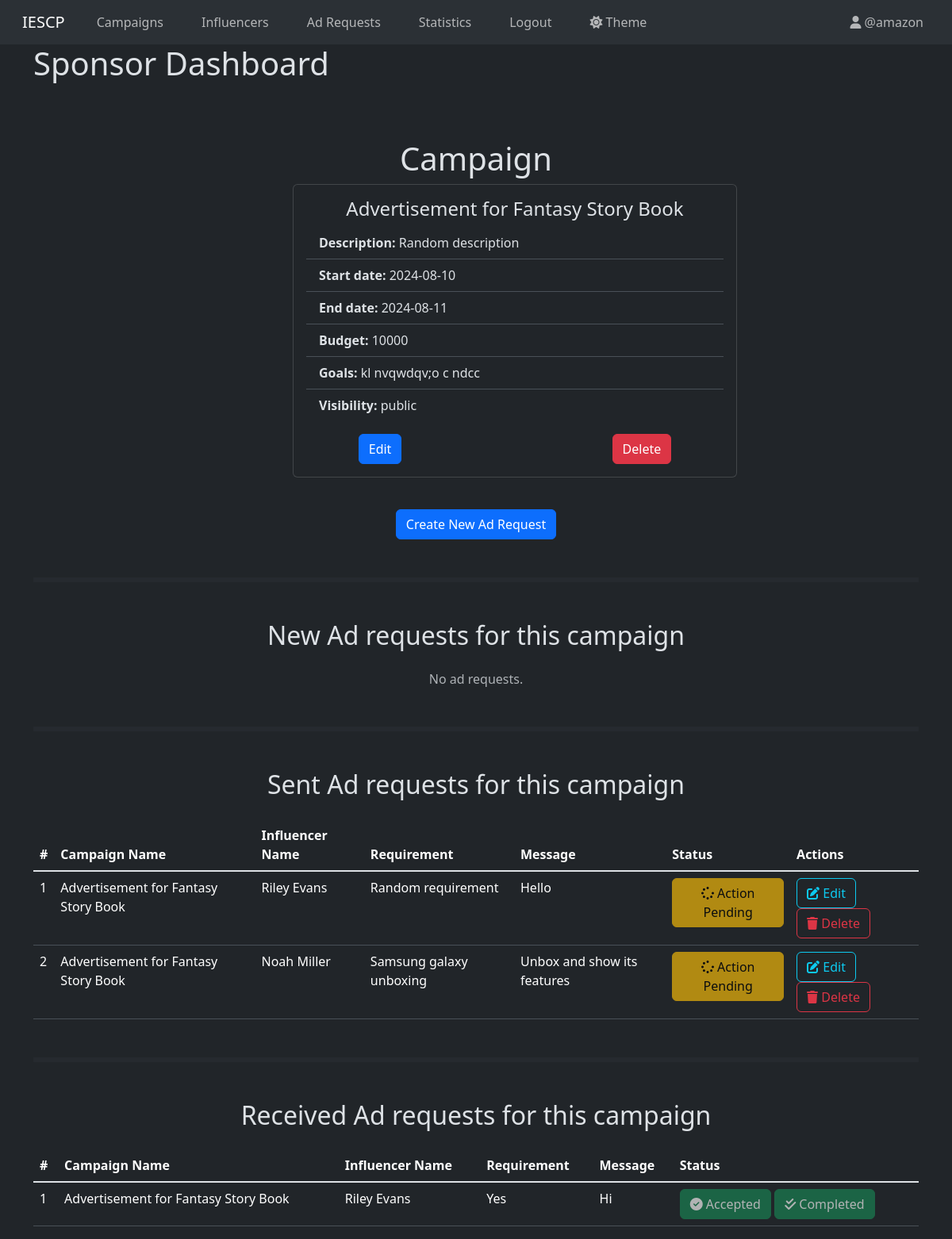
The page /sponsor/dashboard/view/campaign/2 (signed in) on the database its author committed.
### models.py (models this page shows)
class User(db.Model, UserMixin):
  __tablename__ = "user"
  id = db.Column(db.Integer, primary_key=True)
  name = db.Column(db.String(50), nullable=False)
  username = db.Column(db.String(50), nullable=False, unique=True)
  password_hash = db.Column(db.String(256), nullable=False)
  user_type = db.Column(db.Enum('influencer', 'sponsor', 'admin'), nullable=False)
  flagged = db.Column(db.Boolean, nullable=False, default=False)
  theme = db.Column(db.Enum('light', 'dark'), nullable=False, default='light')
  category = db.Column(db.String(50), nullable=True)
  niche = db.Column(db.String(50), nullable=True)
  follower_count = db.Column(db.Integer, nullable=True)
  platforms = db.Column(db.String(150), nullable=True)
  industry = db.Column(db.String(50), nullable=True)
  budget = db.Column(db.Integer, nullable=True)

class Campaign(db.Model):
  __tablename__ = "campaign"
  id = db.Column(db.Integer, primary_key=True)
  sponsor_id = db.Column(db.Integer, db.ForeignKey('user.id'), nullable=False)
  name = db.Column(db.String(50), nullable=False)
  description = db.Column(db.String(256), nullable=False)
  start_date = db.Column(db.DateTime, nullable=False)
  end_date = db.Column(db.DateTime, nullable=False)
  progress = db.Column(db.Integer, nullable=False, default=0)
  budget = db.Column(db.Integer, nullable=False)
  visibility = db.Column(db.Enum('public', 'private'), nullable=False)
  goals = db.Column(db.String(256), nullable=False)
  flagged = db.Column(db.Boolean, nullable=False, default=False)
  sponsor = db.relationship('User', backref=db.backref('campaigns', lazy=True))
  ad_requests = db.relationship('Ad_Request', backref='campaign', cascade='all, delete-orphan')

class Ad_Request(db.Model):
  __tablename__ = "ad_request"
  id = db.Column(db.Integer, primary_key=True)
  campaign_id = db.Column(db.Integer, db.ForeignKey('campaign.id'), nullable=False)
  influencer_id = db.Column(db.Integer, db.ForeignKey('user.id'), nullable=True)
  messages = db.Column(db.String(256), nullable=False)
  requirements = db.Column(db.String(256), nullable=False)
  payment_amount = db.Column(db.Integer, nullable=False)
  completed = db.Column(db.Boolean, nullable=False, default=False)
  requested_by = db.Column(db.Enum('influencer', 'sponsor'), nullable=False)
  status = db.Column(db.Enum('pending', 'accepted', 'rejected'), nullable=False, default='pending')
  influencer = db.relationship('User', foreign_keys=[influencer_id], backref=db.backref('ad_requests', lazy=True))

### controllers.py (the view)
@app.route("/sponsor/dashboard/view/campaign/<int:campaign_id>")
@login_required
@sponsor_required
def sponsor_view_campaign(campaign_id):
    campaign = Campaign.query.get(campaign_id)
    new_adrequests = {}
    sent_adrequests = {}
    received_adrequests = {}
    ad_requests = Ad_Request.query.filter_by(campaign_id=campaign.id).all()
    campaign_name = campaign.name
    for ad_request in ad_requests:
        influencer = User.query.get(ad_request.influencer_id)
        influencer_name = influencer.name
        if ad_request.requested_by == "influencer":
            if ad_request.status == "pending":
                new_adrequests[ad_request.id] = [ad_request, campaign_name, influencer_name]
            else:
                received_adrequests[ad_request.id] = [ad_request, campaign_name, influencer_name]
        else:
            sent_adrequests[ad_request.id] = [ad_request, campaign_name, influencer_name]
    return render_template("sponsor/view_campaign.html", user=current_user, campaign=campaign, new_adrequests=new_adrequests, sent_adrequests=sent_adrequests, received_adrequests=received_adrequests)

### controllers.py (called while the page is built)
def sponsor_required(func):
    @wraps(func)
    def wrapper(*args, **kwargs):
        if current_user.user_type != "sponsor":
            flash("You do not have permission to access this page.", category="danger")
            if current_user.user_type == "admin":
                return redirect(url_for("admin_dashboard"))
            elif current_user.user_type == "influencer":
                return redirect(url_for("influencer_dashboard"))
        return func(*args, **kwargs)
    return wrapper

@login_manager.user_loader
def load_user(user_id):
    return User.query.get(int(user_id))

### templates/sponsor/view_campaign.html (shortened to what this page needs)
{% extends "base.html" %}
{% block content %}
  <h1>Sponsor Dashboard</h1>
  <div class="login-form text-center mt-5 mb-3 p-5 pt-4 pb-4 w-50 m-auto">
    <h1>Campaign</h1>
    <div class="card" style="width: 35rem; margin: auto;">
      <div class="card-body">
        <h4 class="card-title">{{ campaign.name }}</h4>
        <ul class="list-group list-group-flush text-start">
          <li class="list-group-item"><strong>Description:</strong> {{ campaign.description }}</li>
          <li class="list-group-item"><strong>Start date:</strong> {{ campaign.start_date.date() }}</li>
          <li class="list-group-item"><strong>End date:</strong> {{ campaign.end_date.date() }}</li>
          <li class="list-group-item"><strong>Budget:</strong> {{ campaign.budget }}</li>
          <li class="list-group-item"><strong>Goals:</strong> {{ campaign.goals }}</li>
          <li class="list-group-item"><strong>Visibility:</strong> {{ campaign.visibility }}</li>
        </ul>
        <div class="d-flex justify-content-between w-75 m-auto mt-3">
          <a href="{{url_for("sponsor_edit_campaign", campaign_id=campaign.id)}}" class="btn btn-primary">Edit</a>
          <a href="{{url_for("sponsor_delete_campaign", campaign_id=campaign.id)}}" class="btn btn-danger">Delete</a>
        </div>
      </div>
    </div>
  </div>
  <div class="text-center">
    <a href="{{url_for("sponsor_dashboard_influencers")}}" class="btn btn-primary">Create New Ad Request</a>
  </div>
  {% if campaign.visibility == "public" %}
    <hr class="border border-3 border-dark-subtle mt-5 mb-5">
    <h2 class="h2 text-center">New Ad requests for this campaign</h2>
    {% if new_adrequests | length == 0 %}
    <p class="text-sm text-muted text-center mt-4">No ad requests.</p>
    {% endif %}
  {% endif %}
  <hr class="border border-3 border-dark-subtle mt-5 mb-5">
  <h2 class="h2 text-center">Sent Ad requests for this campaign</h2>
  {% if sent_adrequests | length == 0 %}
    <p class="text-sm text-muted text-center mt-4">No ads.</p>
  {% else %}
    <table class="table table-hover mt-4">
      <thead>
        <th scope="col">#</th>
        <th scope="col">Campaign Name</th>
        <th scope="col">Influencer Name</th>
        <th scope="col">Requirement</th>
        <th scope="col">Message</th>
        <th scope="col">Status</th>
        <th scope="col">Actions</th>
      </thead>
      <tbody class="table-group-divider">
        {% for ad in sent_adrequests %}
        <tr>
          <td>{{ loop.index }}</td>
          <td>{{ sent_adrequests[ad][1] }}</td>
          <td>{{ sent_adrequests[ad][2] }}</td>
          <td>{{ sent_adrequests[ad][0].requirements }}</td>
          <td>{{ sent_adrequests[ad][0].messages }}</td>
          <td>
            {% if sent_adrequests[ad][0].status == "pending" %}
              <button class="btn btn-warning" disabled><i class="fa-solid fa-spinner"></i> Action Pending</button>
            {% elif sent_adrequests[ad][0].status == "rejected" %}
              <button class="btn btn-danger" disabled><i class="fa-solid fa-ban"></i> Rejected</button>
            {% endif %}
          </td>
          <td>
            {% if sent_adrequests[ad][0].status == "pending" %}
            <a href="{{url_for("sponsor_edit_adrequest", adrequest_id=sent_adrequests[ad][0].id)}}" class="btn btn-outline-info"><i class="fa-solid fa-pen-to-square"></i> Edit</a>
            {% endif %}
            <a href="{{url_for("sponsor_delete_adrequest", adrequest_id=sent_adrequests[ad][0].id)}}" class="btn btn-outline-danger"><i class="fa-solid fa-trash"></i> Delete</a>
          </td>
        </tr>
        {% endfor %}
      </tbody>
    </table>
  {% endif %}
  {% if campaign.visibility == "public" %}
    <hr class="border border-3 border-dark-subtle mt-5 mb-5">
    <h2 class="h2 text-center">Received Ad requests for this campaign</h2>
    {% if received_adrequests | length == 0 %}
      <p class="text-sm text-muted text-center mt-4">No ads.</p>
    {% else %}
      <table class="table table-hover mt-4">
        <thead>
          <th scope="col">#</th>
          <th scope="col">Campaign Name</th>
          <th scope="col">Influencer Name</th>
          <th scope="col">Requirement</th>
          <th scope="col">Message</th>
          <th scope="col">Status</th>
        </thead>
        <tbody class="table-group-divider">
          {% for ad in received_adrequests %}
          <tr>
            <td>{{ loop.index }}</td>
            <td>{{ received_adrequests[ad][1] }}</td>
            <td>{{ received_adrequests[ad][2] }}</td>
            <td>{{ received_adrequests[ad][0].requirements }}</td>
            <td>{{ received_adrequests[ad][0].messages }}</td>
            <td>
              {% if received_adrequests[ad][0].status == "pending" %}
                <button class="btn btn-warning" disabled><i class="fa-solid fa-spinner"></i> Action Pending</button>
              {% elif received_adrequests[ad][0].status == "accepted" %}
                <button class="btn btn-success" disabled><i class="fa-solid fa-circle-check"></i> Accepted</button>
                {% if received_adrequests[ad][0].completed %}
                  <button class="btn btn-success" disabled><i class="fa-solid fa-check-double"></i> Completed</button>
                {% else %}
                  <button class="btn btn-warning" disabled><i class="fa-solid fa-hourglass-half"></i> Working</button>
                {% endif %}
              {% elif received_adrequests[ad][0].status == "rejected" %}
                <button class="btn btn-danger" disabled><i class="fa-solid fa-ban"></i> Rejected</button>
              {% endif %}
            </td>
          </tr>
          {% endfor %}
        </tbody>
      </table>
    {% endif %}
  {% endif %}
{% endblock %}

### templates/navbar.html (shortened to what this page needs)
<nav class="navbar navbar-expand-lg bg-body-tertiary">
  <div class="container-fluid">
    {% if user and user.user_type == "admin" %}
      <a class="navbar-brand mx-3" href="{{url_for('admin_dashboard')}}">IESCP</a>
    {% elif user and user.user_type == "influencer" %}
      <a class="navbar-brand mx-3" href="{{url_for('influencer_dashboard')}}">IESCP</a>
    {% elif user and user.user_type == "sponsor" %}
      <a class="navbar-brand mx-3" href="{{url_for('sponsor_dashboard')}}">IESCP</a>
    {% else %}
      <a class="navbar-brand mx-3" href="{{url_for('user_login')}}">IESCP</a>
    {% endif %}
    <div class="collapse navbar-collapse" id="navbarNav">
      {% if user %}
        {% if user.user_type == "sponsor" %}
          <ul class="navbar-nav me-auto">
            <li class="nav-item mx-3">
              <a class="{{ 'nav-link active' if request.path == url_for('sponsor_dashboard') else 'nav-link' }}" href="{{url_for('sponsor_dashboard')}}">Campaigns</a>
            </li>
            <li class="nav-item mx-3">
              <a class="{{ 'nav-link active' if request.path == url_for('sponsor_dashboard_influencers') else 'nav-link' }}" href="{{url_for('sponsor_dashboard_influencers')}}">Influencers</a>
            </li>
            <li class="nav-item mx-3">
              <a class="{{ 'nav-link active' if request.path == url_for('sponsor_dashboard_adrequests') else 'nav-link' }}" href="{{url_for('sponsor_dashboard_adrequests')}}">Ad Requests</a>
            </li>
            <li class="nav-item mx-3">
              <a class="{{ 'nav-link active' if request.path == url_for('sponsor_statistics') else 'nav-link' }}" href="{{url_for('sponsor_statistics')}}">Statistics</a>
            </li>
            <li class="nav-item mx-3">
              <a class="nav-link btn btn-outline-danger" href="{{url_for('logout')}}">Logout</a>
            </li>
            <li class="nav-item mx-3">
              <a class="nav-link" href="{{url_for('change_theme')}}">
                {% if user.theme == 'light' %}
                  <i class="fa-solid fa-moon"></i>
                {% else %}
                  <i class="fa-solid fa-sun"></i>
                {% endif %}
                Theme
              </a>
            </li>
          </ul>
          <ul class="navbar-nav">
            <li class="nav-item">
              <a class="nav-link mx-3" href="{{url_for('sponsor_profile')}}"><i class="fa-solid fa-user"></i> @{{user.username}}</a>
            </li>
          </ul>
        {% endif %}
      {% endif %}
    </div>
  </div>
</nav>

### rows shown on the page
User: username "amazon"
Campaign: name "Advertisement for Fantasy Story Book", description "Random description", start_date "2024-08-10", end_date "2024-08-11", budget "10000", goals "kl nvqwdqv;o c ndcc", visibility "public", name "Advertisement for Fantasy Story Book" "Advertisement for Fantasy Story Book", name "Advertisement for Fantasy Story Book"
User: name "Riley Evans", name "Riley Evans"
Ad_Request: requirements "Random requirement", messages "Hello", status "pending" (drawn)
User: name "Noah Miller"
Ad_Request: requirements "Samsung galaxy unboxing", messages "Unbox and show its features", status "pending" (drawn)
Ad_Request: requirements "Yes", messages "Hi"
